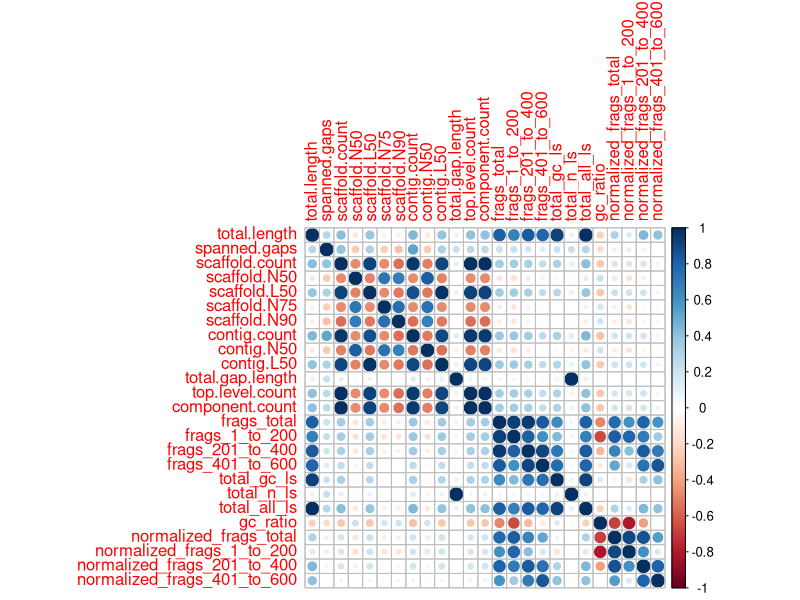
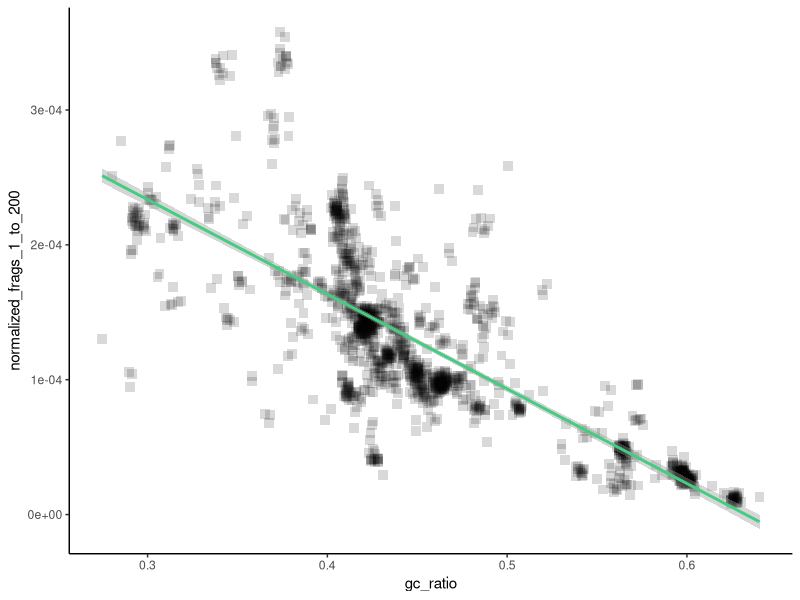

Reproduce these figures in R, in order.
library(corrplot)
library(ggplot2)

df = read.csv(file='digested_genome_stats.csv')
df$gc_ratio = df$total_gc / (df$total_all_ls - df$total_n_ls)
df$normalized_frags_total = df$frags_total / df$total.length
df$normalized_frags_1_to_200 = df$frags_1_to_200 / df$total.length
df$normalized_frags_201_to_400 = df$frags_201_to_400 / df$total.length
df$normalized_frags_401_to_600 = df$frags_401_to_600 / df$total.length

# produce correlation object to visualize all relations in dataframe
mydata = df[c(10:37)]

# remove columns with missing data
mydata = mydata[ , -which(names(mydata) %in% c("unspanned.gaps","region.count","molecule.count"))]
mydata.cor = cor(mydata, use = "pairwise.complete.obs")
corrplot(mydata.cor)

ggplot(mydata, aes(x=gc_ratio, y=normalized_frags_1_to_200)) +
  geom_point(size=3, shape=15, alpha=0.15, color="black") +
  geom_smooth(method=lm, color="seagreen3") +
  theme_classic()

                                                                                        